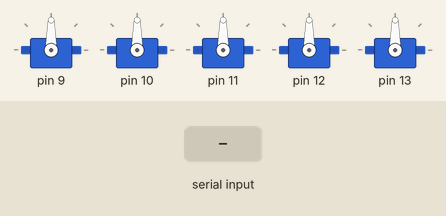
Recording of a sketch running on a simulated Arduino Uno, built with avr-gcc and run on an emulated ATmega328P. Shown: 5 × servo. Inputs (shaded band) come from the test bench.

Above: at 1.2 s.
1.3 s: byte 30 received over Serial
At 2.5 s:
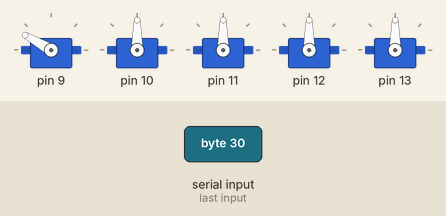
2.8 s: byte 120 received over Serial
At 3.6 s:
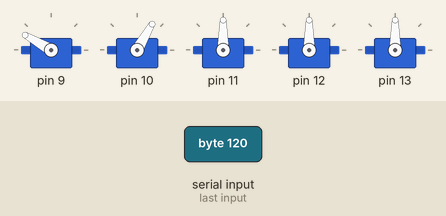
4.3 s: byte 30 received over Serial
At 4.8 s:
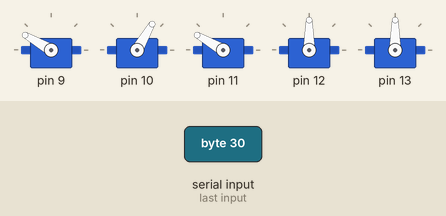
5.8 s: byte 120 received over Serial
At 7.1 s:
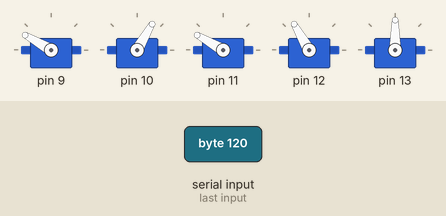
Timing chart, 0 to 8.3 s (numbered marks = the images above; inputs shaded):
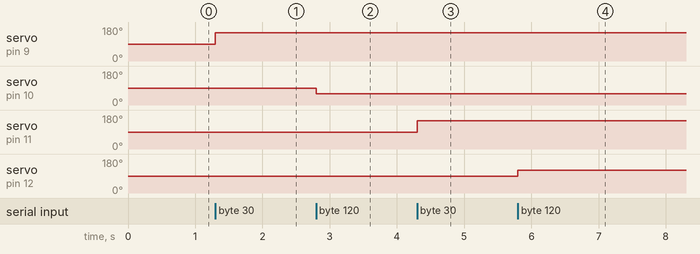

Measured:
- after the input at 1.3 s, servo on pin 9: 90° → 150° at once
- after the input at 2.8 s, servo on pin 10: 90° → 60° at once
- after the input at 4.3 s, servo on pin 11: 90° → 150° at once
- after the input at 5.8 s, servo on pin 12: 90° → 120° at once

The sketch:

hand.ino
```cpp
#include <Servo.h>

Servo fingers[5];

int incomingByte = 0;

void setup() {
  Serial.begin(115200);
  fingers[0].attach( 9);
  fingers[1].attach(10);
  fingers[2].attach(11);
  fingers[3].attach(12);
  fingers[4].attach(13);
}

void loop() {
  int count = 0;
  int i;

  for (i = 0; i < 5; i++) {
    while(Serial.available() == 0);
    incomingByte = Serial.read();
    if (i == 0 || i == 1 || i == 2) {
      fingers[i].write(180 - incomingByte);
    } else {
      fingers[i].write(incomingByte);
    }
  }
}
```
